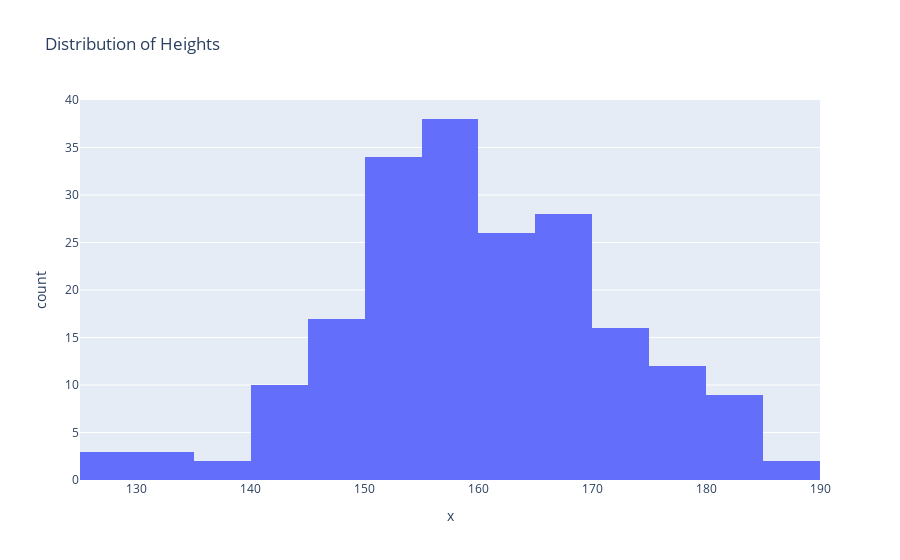

The cell this chart's notebook holds for it:
### Markdown cell above
## 4.Histogram:
A histogram is used to represent continuous data in the form of bar. Each bar has discrete values in bar graphs, whereas in histograms, we have bars representing a range of values. Histograms show frequency distributions. We can use histograms to visualize:

Students marks distribution
Frequency of waiting time of customers in a Bank

### Code cell
height_array = np.random.normal(160,11,200) # 平均值 標準差 樣本數

fig = px.histogram(x=height_array, title='Distribution of Heights')
fig.show()

### Figure 1 — Plotly figure (JSON) as saved in the notebook; plotly's stock layout.template omitted (floating-point values rounded to 4 significant figures; data arrays with more than 128 entries replaced by an {"elided": "..."} marker saying what was removed)
{"data": [{"bingroup": "x", "hovertemplate": "x=%{x}<br>count=%{y}<extra></extra>", "legendgroup": "", "marker": {"color": "#636efa", "pattern": {"shape": ""}}, "name": "", "orientation": "v", "showlegend": false, "type": "histogram", "x": {"elided": "200 float values"}, "xaxis": "x", "yaxis": "y"}], "layout": {"barmode": "relative", "legend": {"tracegroupgap": 0}, "title": {"text": "Distribution of Heights"}, "xaxis": {"anchor": "y", "domain": [0, 1], "title": {"text": "x"}}, "yaxis": {"anchor": "x", "domain": [0, 1], "title": {"text": "count"}}}}
